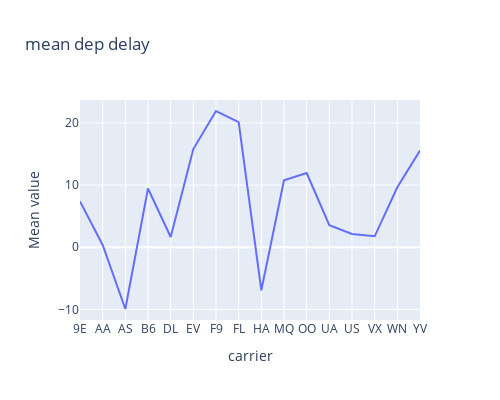

Source (notebook cell):
### Code cell
import plotly.express as px
fig = px.line(arr_delay_mean, x="carrier", y="Mean value", title='mean dep delay',width=500, height=400)
fig.show()

### Figure 1 — Plotly figure (JSON) as saved in the notebook; plotly's stock layout.template omitted (floating-point values rounded to 4 significant figures)
{"data": [{"hovertemplate": "carrier=%{x}<br>Mean value=%{y}<extra></extra>", "legendgroup": "", "line": {"color": "#636efa", "dash": "solid"}, "marker": {"symbol": "circle"}, "mode": "lines", "name": "", "orientation": "v", "showlegend": false, "type": "scatter", "x": ["9E", "AA", "AS", "B6", "DL", "EV", "F9", "FL", "HA", "MQ", "OO", "UA", "US", "VX", "WN", "YV"], "xaxis": "x", "y": [7.38, 0.3643, -9.931, 9.458, 1.644, 15.8, 21.92, 20.12, -6.915, 10.77, 11.93, 3.558, 2.13, 1.764, 9.649, 15.56], "yaxis": "y"}], "layout": {"height": 400, "legend": {"tracegroupgap": 0}, "title": {"text": "mean dep delay"}, "width": 500, "xaxis": {"anchor": "y", "domain": [0, 1], "title": {"text": "carrier"}}, "yaxis": {"anchor": "x", "domain": [0, 1], "title": {"text": "Mean value"}}}}
